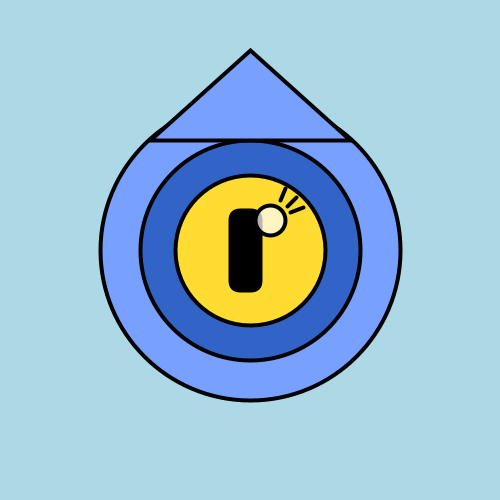
Frame 1 (no input)
Frame 60 (the mouse pressed at the canvas centre just before this capture): identical to frame 1, image omitted
Frame 120 (the mouse held since frame 60 and released just before this capture): identical to frame 1, image omitted

The Processing sketch that drew this single still picture (run headless with seeded random() and noise(); from frame 60 on, the mouse is pressed at the canvas centre):

// Processing sketch: rico_head_chap_1
// ── rico_head_chap_1.pde
// Lawrence Zhu
// 2-4
// Jan 30 2025

void setup() {
  size(500, 500);
}

void draw() {
  // Redraw background and robot eye every frame to prevent trails
  background(173, 216, 230);  
  drawRobotEye();
  
  
}

void drawRobotEye() {
  // Outer helmet (light blue)
  stroke(2);
  strokeWeight(4);
  fill(120, 160, 255);
  ellipse(250, 250, 300, 300);
  
  // Darker blue ring around eye
  fill(50, 100, 200);
  ellipse(250, 250, 220, 220);
  
  // Inner eye (yellow iris)
  fill(255, 220, 50);
  ellipse(250, 250, 150, 150);
  
  // Pupil (black)
  fill(0);
  rect(230, 210, 30, 80, 10);
  
  // Eye highlight (white glare)
  fill(255, 255, 255, 180);
  ellipse(270, 220, 30, 30);
  
  // Hat (blue)
  fill(120,160,255);
  triangle(250,50,150,140,350,140);
  
  //eye highlight
  line(280,200,285,188);
  line(287,206,296,197);
  line(290,212,303,207);
}
